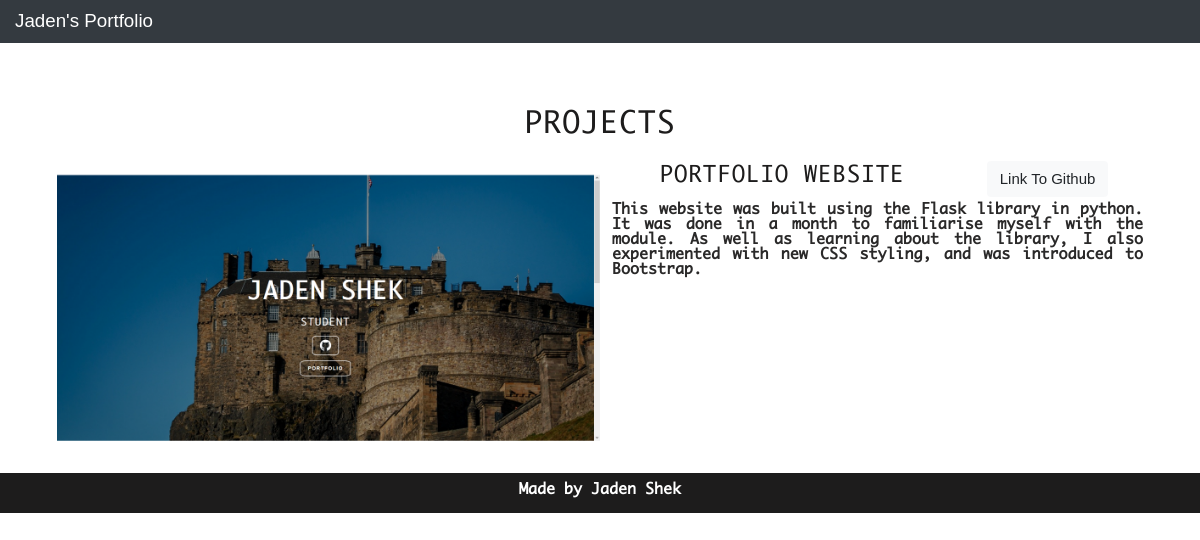
The app's page /projects with its own data.
### portfolio_app/models.py (models this page shows, shortened)
class User(UserMixin,db.Model):
    __tablename__ = 'users'
    id = db.Column(db.Integer, primary_key=True)
    username = db.Column(db.String(64), index=True, unique=True)
    password_hash = db.Column(db.String(128))
    alias = db.Column(db.String(50))
    profile_pic=db.Column(db.String(128),default='default.png')
    roles = db.relationship('Roles', secondary=user_roles, backref = db.backref("user_roles", lazy=True))

class Portfolio(db.Model):
    __tablename__ = 'portfolio'
    id = db.Column(db.Integer, primary_key=True)
    title = db.Column(db.String(64), index=True, unique=True)
    description = db.Column(db.String(2000), index=True)
    github_link = db.Column(db.String(64), index=True, unique=True)
    author = db.Column(db.Integer, db.ForeignKey('users.id'))
    tags = db.relationship('Portfolio_tags', secondary=project_tags, backref = db.backref("project_tags", lazy=True))
    thumbnails = db.relationship("Portfolio_Media", backref="media", lazy='dynamic')

class Portfolio_Media(db.Model):
    id = db.Column(db.Integer, primary_key=True)
    thumbnail = db.Column(db.String(64), index=True, unique=True, nullable=True)
    project_id = db.Column(db.Integer, db.ForeignKey('portfolio.id'))

### portfolio_app/users/routes.py (the view)
@users.route('/projects')
def projects():
    projects = Portfolio.query.all()
    user=User.query.first()
    my_projects = get_projects(projects)
    return render_template('projects.html', title='My Projects', user=user, projects=my_projects)

### portfolio_app/app_functions/info.py (called while the page is built)
def get_projects(projects):
    if isinstance(projects,list):
        thumbnails = [project.thumbnails for project in projects]
        portfolio_thumbnails = [[media for media in thumbnail] for thumbnail in thumbnails]
        project_list = zip(projects,portfolio_thumbnails)
        return [Project(project.id,project.title,project.description,project.github_link,thumbnails,project.author) for project,thumbnails in project_list]
    thumbnails = [media for media in projects.thumbnails]
    return Project(projects.id,projects.title,projects.description,projects.github_link,thumbnails,projects.author)

### portfolio_app/templates/projects.html (shortened to what this page needs)
{% extends 'layout.html' %}
{% from "macros.html" import display_projects with context %}
{% block content %}
{{display_projects()}}
{% endblock content %}

### portfolio_app/templates/layout.html (shortened to what this page needs)
<!DOCTYPE html>
<html lang="en">
<head>
    <link rel="stylesheet" href="https://stackpath.bootstrapcdn.com/bootstrap/4.5.2/css/bootstrap.min.css">
    <link rel="stylesheet" href="https://maxcdn.bootstrapcdn.com/bootstrap/4.0.0/css/bootstrap.min.css">
    <link rel="stylesheet" href="{{url_for('static', filename = 'css/styles.css')}}">
  </head>
  <body data-spy="scroll" data-target=".navbar-custom" data-offset="0">
    <nav class="navbar sticky-top navbar-custom navbar-expand-lg navbar-dark bg-dark">
      <a class="navbar-brand" href="{{ url_for('main.index') }}">{{ user.alias.split()[0] }}'s Portfolio</a>
    </nav>
    {%block content%}{% endblock %}
  </body>
  <footer>
    <div class="container">
          <p>Made by Jaden Shek</p>
    </div>
  </footer>
  </html>

### portfolio_app/templates/macros.html (shortened to what this page needs)
{% macro display_project(project) %}
<div class="work row">
    <div class="image">
        {% if project.thumbnails %}
            {% if (project.thumbnails)|count > 1 %}
            <div class="carousel slide" data-ride="carousel">
                <div class="carousel-inner">
                <div class="carousel-item active image_item" data-interval='5000'>
                    <img src="{{ url_for('static', filename='thumbnails/'+project.thumbnails[0].thumbnail) }}" alt="Work image">
                </div>
                </div>
            </div>
            {% else %}
            <img src="{{ url_for('static', filename='thumbnails/'+project.thumbnails[0].thumbnail) }}" alt="Work image" width='100%' height='auto'>
            {% endif %}
        {% else %}
        <img src="{{ url_for('static', filename='thumbnails/default.jpg') }}" alt="Work image" width='100%' height='auto'>
        {% endif %}
    </div>
    <div class="work_content">
        <div class='work_heading'>
            <a class='btn btn-heading' href="{{url_for('users.project',project_id=project.id)}}"><h4>{{project.title}}</h4></a>
            <a class='btn btn-light' href="{{project.github_link}}">Link To Github</a>
        </div>
        <p>{{project.description}}</p>
    </div>
</div>
{% endmacro %}
{% macro display_projects() %}
<section id='my_projects' class = 'container'>
    <div class = 'anchor_grid'>
        <a id = "projects" class='nav-skip' href = '' height='5vh'></a>
        <div class="content" style='width:100%'>
            <h2>Projects</h2>
            {% for project in projects %}
                {{display_project(project)}}
            {% endfor %}
        </div>
    </div>
</section>
{% endmacro %}

### portfolio_app/static/css/styles.css (style rules this page uses)
* { box-sizing: border-box; }
html, body { padding: 0; margin: 0; font-family: Arial, Helvetica, sans-serif; font-size: 15px; line-height: 1; font-weight: 400; border: none; color: #2a2929; text-align: center; }
body { position: relative; }
h1, h2, h3, h4, h5, h6 { font-family: 'Monaco', 'Courier New', Courier, monospace; text-transform: uppercase; font-weight: 500; color: #1d1c1c; margin-top: 0; letter-spacing: 0.9px; text-align: center; }
p { font-size: 15px; font-family: 'Monaco', sans-serif; font-weight: 600; }
.content { text-align: justify; width: 100%; }
nav { text-align: center; position: -webkit-sticky; }
.anchor_grid { display: grid; grid-template-rows: auto; grid-template-areas: 'anchor' 'content'; }
.anchor_grid .nav-skip { grid-area: anchor; height: 8vh; width: 100%; }
.anchor_grid .content { grid-area: content; width: 100vw; }
#my_projects { display: flex; flex-direction: column; width: 100%; }
#my_projects .work { display: grid; grid-template-columns: 50% 50%; grid-template-rows: auto; grid-template-areas: 'image content'; margin: 1vw; }
#my_projects .image img { max-height: 720px; max-width: 1280px; height: auto; width: 100%; }
.work_heading { display: flex; height: auto; }
.work_heading a { margin: auto; height: 100%; }
.work .work_content { margin-left: 1vw; }
footer { display: flex; height: 5vh; background-color: #1d1c1c; color: white; justify-content: space-around; align-items: center; }
footer .container { position: relative; top: 50%; -webkit-transform: translateY(-50%); -ms-transform: translateY(-50%); transform: translateY(-50%); text-align: center; }

### records on screen
User: alias "Jaden"
Portfolio: thumbnail (picture), title "PORTFOLIO WEBSITE", description "This website was built using the Flask library in python. It was done in a month to familiarise myself with the module. As well as learning about the library, I also experimented with new CSS styling, and was introduced to Bootstrap."
